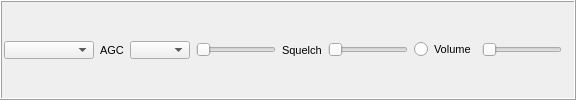
    <widget class="QFrame" name="sliderFrame">
     <property name="sizePolicy">
      <sizepolicy hsizetype="Preferred" vsizetype="Fixed">
       <horstretch>0</horstretch>
       <verstretch>0</verstretch>
      </sizepolicy>
     </property>
     <property name="frameShape">
      <enum>QFrame::Box</enum>
     </property>
     <property name="frameShadow">
      <enum>QFrame::Raised</enum>
     </property>
     <layout class="QHBoxLayout" name="horizontalLayout_2">
      <property name="leftMargin">
       <number>2</number>
      </property>
      <property name="topMargin">
       <number>2</number>
      </property>
      <property name="rightMargin">
       <number>12</number>
      </property>
      <property name="bottomMargin">
       <number>2</number>
      </property>
      <item>
       <widget class="QComboBox" name="dataSelectionBox">
        <property name="sizePolicy">
         <sizepolicy hsizetype="Fixed" vsizetype="Fixed">
          <horstretch>0</horstretch>
          <verstretch>0</verstretch>
         </sizepolicy>
        </property>
        <property name="minimumSize">
         <size>
          <width>90</width>
          <height>0</height>
         </size>
        </property>
        <property name="maximumSize">
         <size>
          <width>90</width>
          <height>18</height>
         </size>
        </property>
       </widget>
      </item>
      <item>
       <spacer name="horizontalSpacer_2">
        <property name="orientation">
         <enum>Qt::Horizontal</enum>
        </property>
        <property name="sizeType">
         <enum>QSizePolicy::Expanding</enum>
        </property>
        <property name="sizeHint" stdset="0">
         <size>
          <width>0</width>
          <height>20</height>
         </size>
        </property>
       </spacer>
      </item>
      <item>
       <widget class="QLabel" name="label_3">
        <property name="font">
         <font>
          <pointsize>8</pointsize>
         </font>
        </property>
        <property name="text">
         <string>AGC</string>
        </property>
       </widget>
      </item>
      <item>
       <widget class="QComboBox" name="agcBox">
        <property name="maximumSize">
         <size>
          <width>60</width>
          <height>18</height>
         </size>
        </property>
        <property name="font">
         <font>
          <pointsize>8</pointsize>
         </font>
        </property>
       </widget>
      </item>
      <item>
       <widget class="QSlider" name="agcSlider">
        <property name="maximumSize">
         <size>
          <width>80</width>
          <height>15</height>
         </size>
        </property>
        <property name="orientation">
         <enum>Qt::Horizontal</enum>
        </property>
       </widget>
      </item>
      <item>
       <widget class="QLabel" name="label">
        <property name="font">
         <font>
          <pointsize>8</pointsize>
         </font>
        </property>
        <property name="text">
         <string>Squelch</string>
        </property>
       </widget>
      </item>
      <item>
       <widget class="QSlider" name="squelchSlider">
        <property name="maximumSize">
         <size>
          <width>80</width>
          <height>15</height>
         </size>
        </property>
        <property name="minimum">
         <number>-100</number>
        </property>
        <property name="maximum">
         <number>0</number>
        </property>
        <property name="value">
         <number>-100</number>
        </property>
        <property name="orientation">
         <enum>Qt::Horizontal</enum>
        </property>
       </widget>
      </item>
      <item>
       <widget class="QRadioButton" name="muteButton">
        <property name="font">
         <font>
          <pointsize>8</pointsize>
         </font>
        </property>
        <property name="text">
         <string>Volume</string>
        </property>
       </widget>
      </item>
      <item>
       <widget class="QSlider" name="gainSlider">
        <property name="maximumSize">
         <size>
          <width>80</width>
          <height>15</height>
         </size>
        </property>
        <property name="maximum">
         <number>75</number>
        </property>
        <property name="orientation">
         <enum>Qt::Horizontal</enum>
        </property>
       </widget>
      </item>
     </layout>
    </widget>
